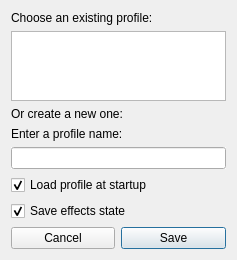
<?xml version="1.0" encoding="UTF-8"?>
<ui version="4.0">
 <class>SaveProfilePopup</class>
 <widget class="QWidget" name="SaveProfilePopup">
  <property name="geometry">
   <rect>
    <x>0</x>
    <y>0</y>
    <width>237</width>
    <height>256</height>
   </rect>
  </property>
  <property name="windowTitle">
   <string>Form</string>
  </property>
  <layout class="QGridLayout" name="gridLayout">
   <item row="6" column="1" colspan="2">
    <widget class="QCheckBox" name="save_effects_state">
     <property name="text">
      <string>Save effects state</string>
     </property>
     <property name="checked">
      <bool>true</bool>
     </property>
    </widget>
   </item>
   <item row="7" column="2">
    <widget class="QPushButton" name="save">
     <property name="sizePolicy">
      <sizepolicy hsizetype="Preferred" vsizetype="Fixed">
       <horstretch>0</horstretch>
       <verstretch>0</verstretch>
      </sizepolicy>
     </property>
     <property name="text">
      <string>Save</string>
     </property>
     <property name="default">
      <bool>true</bool>
     </property>
    </widget>
   </item>
   <item row="1" column="1" colspan="2">
    <widget class="QListWidget" name="profile_list">
     <property name="autoFillBackground">
      <bool>true</bool>
     </property>
    </widget>
   </item>
   <item row="7" column="1">
    <widget class="QPushButton" name="cancel">
     <property name="sizePolicy">
      <sizepolicy hsizetype="Preferred" vsizetype="Fixed">
       <horstretch>0</horstretch>
       <verstretch>0</verstretch>
      </sizepolicy>
     </property>
     <property name="text">
      <string>Cancel</string>
     </property>
    </widget>
   </item>
   <item row="4" column="1" colspan="2">
    <widget class="QLineEdit" name="filename">
     <property name="autoFillBackground">
      <bool>true</bool>
     </property>
    </widget>
   </item>
   <item row="2" column="1" colspan="2">
    <widget class="QLabel" name="create_new_profile">
     <property name="text">
      <string>Or create a new one:</string>
     </property>
    </widget>
   </item>
   <item row="5" column="1" colspan="2">
    <widget class="QCheckBox" name="load_at_startup">
     <property name="text">
      <string>Load profile at startup</string>
     </property>
     <property name="checked">
      <bool>true</bool>
     </property>
    </widget>
   </item>
   <item row="0" column="1" colspan="2">
    <widget class="QLabel" name="choose_existing_profile">
     <property name="text">
      <string>Choose an existing profile:</string>
     </property>
    </widget>
   </item>
   <item row="3" column="1" colspan="2">
    <widget class="QLabel" name="enter_profile_name">
     <property name="text">
      <string>Enter a profile name:</string>
     </property>
    </widget>
   </item>
  </layout>
 </widget>
 <tabstops>
  <tabstop>profile_list</tabstop>
  <tabstop>filename</tabstop>
  <tabstop>load_at_startup</tabstop>
  <tabstop>save_effects_state</tabstop>
  <tabstop>cancel</tabstop>
  <tabstop>save</tabstop>
 </tabstops>
 <resources/>
 <connections/>
</ui>
